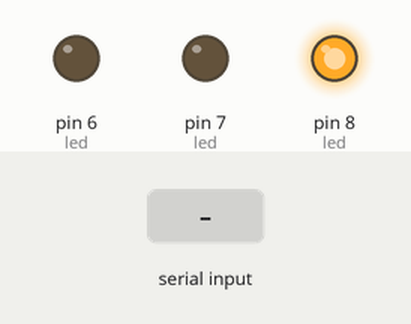
Simulated run of this sketch. Board: Arduino Uno, built with avr-gcc and run on an emulated ATmega328P. On the bench: output pins drawn as LEDs (lit = HIGH). The test bench sets the inputs (shaded band).

Above: at 1.2 s.
1.3 s: "o" received over Serial
At 1.9 s:
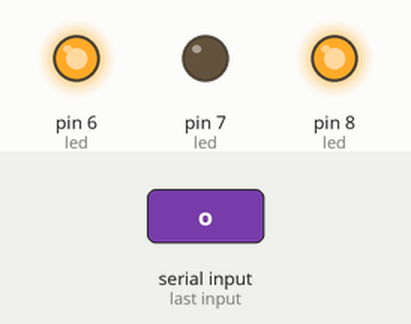
2.8 s: "s" received over Serial
At 3.1 s:
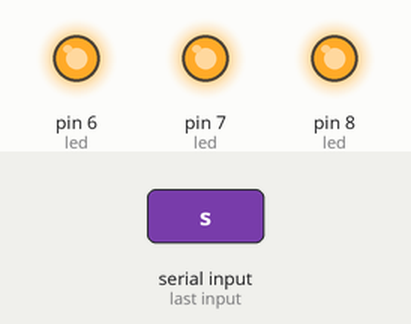
4.3 s: "c" received over Serial
At 5.4 s:
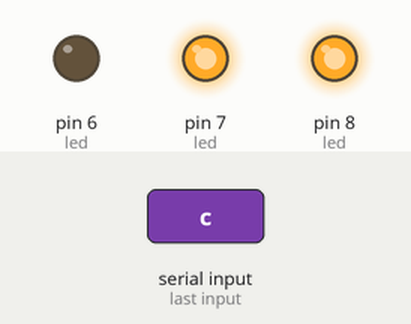
Timing chart, 0 to 7.3 s (numbered marks = the images above; inputs shaded):
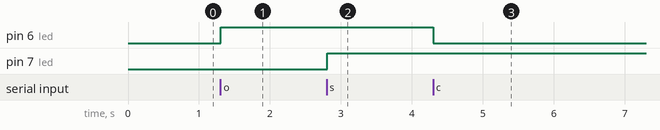

Measured:
- after the input at 1.3 s, pin 6 (led): LOW → HIGH at once
- after the input at 2.8 s, pin 7 (led): LOW → HIGH at once
- after the input at 4.3 s, pin 6 (led): HIGH → LOW at once

The sketch:

FirstProject.ino
```cpp
void setup() {
  Serial.begin(9600);
  pinMode(8,OUTPUT);// 전원이 들어옴 유무를 보여주는 led
  pinMode(7,OUTPUT);// 연결이 성공적으로 이루어졌음을 보여주는 led
  pinMode(6,OUTPUT);// 키보드를 누르면 켜지고 꺼지는 led
  digitalWrite(8,HIGH); // 전원이 들어와있으면, 상시전원 공급
}

void loop() {
   delay(5);
   if(Serial.available()){
      char data = Serial.read();
      switch(data){
        case 'o':
          digitalWrite(6, HIGH);
          break;

        case 'c':
         digitalWrite(6, LOW);
          break;

        case 's':
          digitalWrite(7, HIGH);
          break;
      }
   }
}
```
